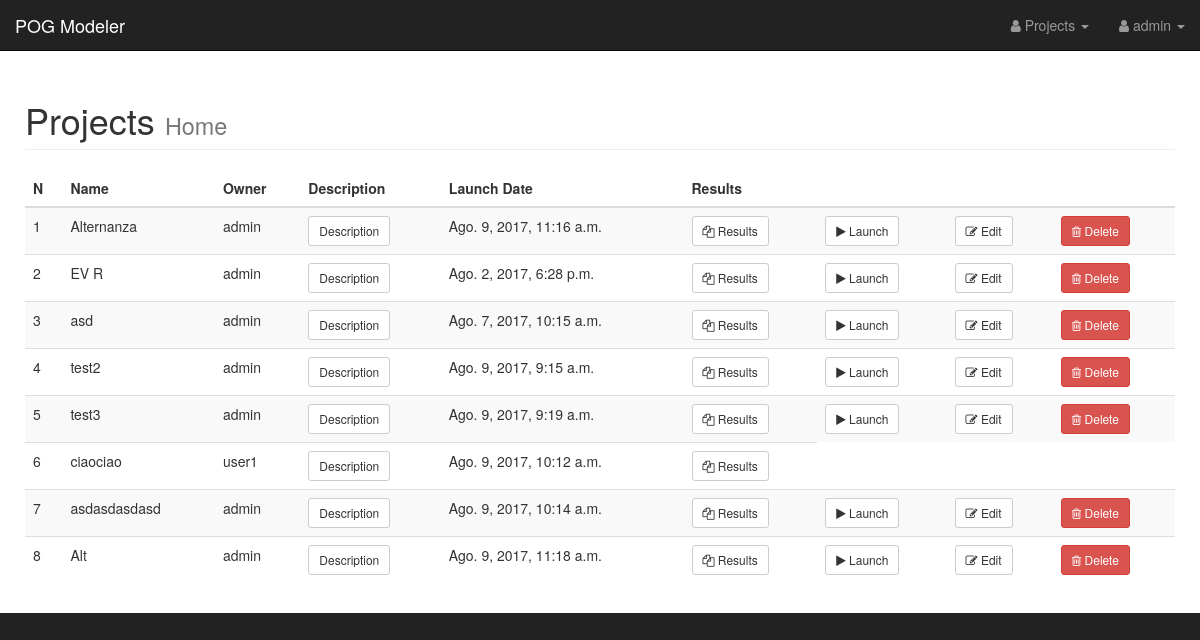
/ (signed in), run on an earlier commit of the app's database.
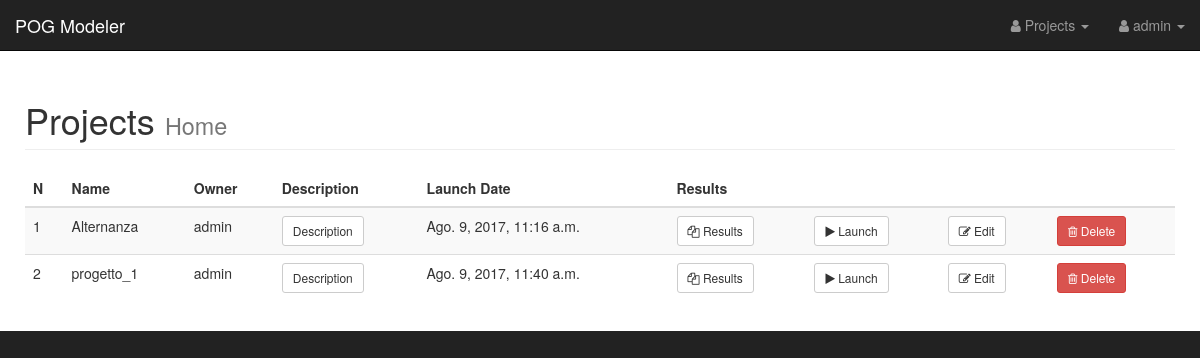
And on a later commit of the database.
### AWD_Zanasi/models.py (models this page shows, shortened)
class Project(models.Model):
    name = models.CharField(max_length=200, default='project', help_text='Project name')
    user = models.ForeignKey(settings.AUTH_USER_MODEL, default='admin')
    matlab_file = models.FileField(upload_to=matlab_file_path, help_text="Matlab POG code file")
    proj_desc = models.CharField(max_length=400, blank=True, null=True, help_text="Project description")
    launch_date = models.DateTimeField(verbose_name='Launch Date', blank=True,
                                       null=True, help_text='Project last execution date')
    is_example = models.BooleanField(default=False,
                                     help_text='Used only by an Admin user to mark a project as an example for users.')

### AWD_Zanasi/views.py (the view)
# urls.py: url(r'^$', views.index, name='index'),
def index(request):
    if request.user.is_authenticated:
        if request.user.is_superuser:
            projects = Project.objects.all()
            results = ProjectOutput.objects.all()
        else:
            projects = Project.objects.filter(user=request.user)
            results = ProjectOutput.objects.filter(project__in=projects)
        return render(request, 'AWD_Zanasi/home.html',
                      {
                          'projects': projects,
                          'project_outputs': results
                      }
                      )
    return render(request, 'AWD_Zanasi/home.html')

### AWD_Zanasi/templates/AWD_Zanasi/home.html (shortened to what this page needs)
{% extends "AWD_Zanasi/base.html" %}
{% block container %}
    <div class="container-fluid">
        {% if user.is_authenticated %}
            <div class="row">
                <div class="col-lg-12">
                    <h1 class="page-header">
                        Projects
                        <small>Home</small>
                    </h1>
                </div>
            </div>
            <div class="table-responsive">
                <table class="table table-hover table-striped">
                    <thead>
                    <tr>
                        <th>N</th>
                        <th>Name</th>
                        {% if user.is_superuser %}
                            <th>Owner</th>
                        {% endif %}
                        <th>Description</th>
                        <th>Launch Date</th>
                        <th>Results</th>
                        <th></th>
                        <th></th>
                        <th></th>
                    </tr>
                    </thead>
                    <tbody>
                    {% for project in projects %}
                        <tr>
                            <td>{{ forloop.counter }}</td>
                            <td>{{ project.name }}</td>
                            {% if user.is_superuser %}
                                <td>{{ project.user.username }}</td>
                            {% endif %}
                            <td>
                                <button type="button" class="btn btn-default btn-sm" data-toggle="modal"
                                        data-target="#modal-{{ forloop.counter }}">
                                    Description
                                </button>
                            </td>
                            <td>{{ project.launch_date }}</td>
                            {% if project.launch_date %}
                                <td><a class="btn btn-default btn-sm" role="button"
                                       href="{% url 'project_results' project.id %}"><i class="fa fa-files-o"></i>
                                    Results</a></td>
                            {% else %}
                                <td>No Results</td>
                            {% endif %}
                            {% if user.username == project.user.username  %}
                            <td><a id="launchproj" class="btn btn-default btn-sm" role="button"
                                   href="{% url 'launch_project' project.id %}"><i class="fa fa-play"></i>
                                Launch</a></td>
                            <td><a class="btn btn-default btn-sm" role="button"
                                   href="{% url 'edit_project' project.id %}"><i class="fa fa-edit"></i> Edit</a></td>
                            <th>
                                <form id="deleteForm"
                                      class="form-horizontal"
                                      action="{% url 'delete_project' project.id %}"
                                      method="POST"
                                      onsubmit="return confirm('Are you sure you want to delete Project {{ project.name }}?' );">
                                    <button type="submit" class="btn btn-danger btn-sm" value="Submit Button">
                                        <i class=" fa fa-trash-o"></i> Delete
                                    </button>
                                </form>
                            </th>
                            {% endif %}
                        </tr>
                    {% endfor %}
                    </tbody>
                </table>
            </div>
        {% endif %}
    </div>
{% endblock %}

### AWD_Zanasi/templates/AWD_Zanasi/base.html (shortened to what this page needs)
{% load staticfiles %}
<!DOCTYPE html>
<html lang="en">
<head>
    {% load static %}
    <link href="{% static "/AWD_Zanasi/css/bootstrap.min.css" %}" rel="stylesheet">
    <link href="{% static "/AWD_Zanasi/css/sb-admin.css" %}" rel="stylesheet">
    <link href="{% static "/AWD_Zanasi/font-awesome/css/font-awesome.min.css" %}" rel="stylesheet" type="text/css">
</head>
<body>
<div id="wrapper">
    <nav class="navbar navbar-inverse navbar-fixed-top" role="navigation">
        <div class="navbar-header">
            <a class="navbar-brand" href="{% url 'index' %}">POG Modeler</a>
        </div>
        <ul class="nav navbar-right top-nav">
            {% if user.is_authenticated %}
                <li class="dropdown">
                    <a href="#" class="dropdown-toggle" data-toggle="dropdown"><i
                            class="fa fa-user"></i> Projects <b
                            class="caret"></b></a>
                </li>
                <li class="dropdown">
                    <a href="#" class="dropdown-toggle" data-toggle="dropdown"><i
                            class="fa fa-user"></i> {{ user.username }} <b
                            class="caret"></b></a>
                </li>
            {% else %}
                <li>
                    <a href="{% url 'auth_login' %}"><i class="fa fa-sign-in"></i> Login </a>
                </li>
            {% endif %}
        </ul>
    </nav>
    <div id="page-wrapper">
        {% block container %}
        {% endblock %}
    </div>
</div>
</body>
</html>

What changed in the data, as far as the page shows it:
removed Project: name "EV R", user.username "admin", launch_date "Ago. 2, 2017, 6:28 p.m.", shows "Results"
removed Project: name "asd", user.username "admin", launch_date "Ago. 7, 2017, 10:15 a.m.", shows "Results"
removed Project: name "test2", user.username "admin", launch_date "Ago. 9, 2017, 9:15 a.m.", shows "Results"
removed Project: name "test3", user.username "admin", launch_date "Ago. 9, 2017, 9:19 a.m.", shows "Results"
removed Project: name "ciaociao", user.username "user1", launch_date "Ago. 9, 2017, 10:12 a.m.", shows "Results"
removed Project: name "asdasdasdasd", user.username "admin", launch_date "Ago. 9, 2017, 10:14 a.m.", shows "Results"
removed Project: name "Alt", user.username "admin", launch_date "Ago. 9, 2017, 11:18 a.m.", shows "Results"
added Project: name "progetto_1", user.username "admin", launch_date "Ago. 9, 2017, 11:40 a.m.", shows "Results"
